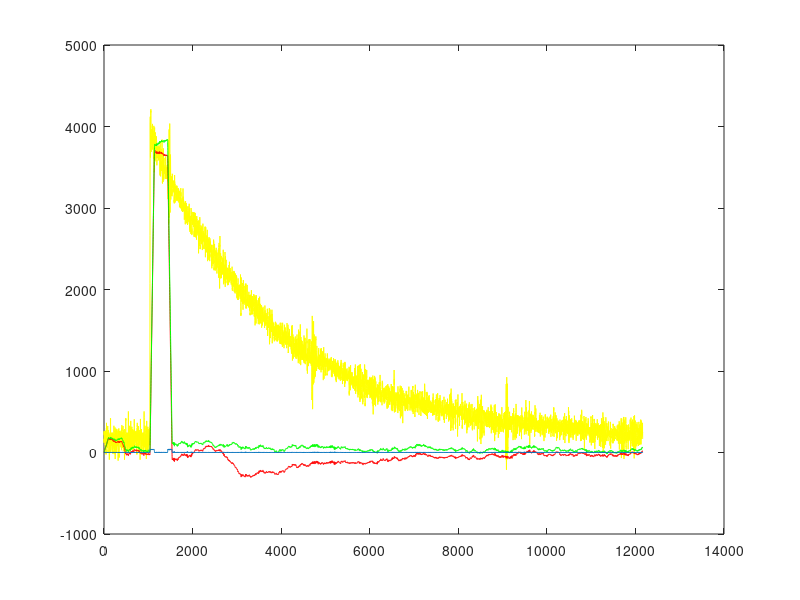

MATLAB code to generate this figure:
close all; clc; clear all;

data_r_f = csvread('Result.csv');
data = load('TPE_38_1_mod_3.txt');
data_r_uf = csvread('Result_38_uf.csv');
% Baseline restore
data = data - 1500;
%differale
data_diff_f = abs(diff(data_r_f));
data_diff_uf = abs(diff(data_r_uf));
%Plot
plot(data,'y')
%plot(data_diff_f,'b')
hold on
plot(data_r_f,'r')

plot(data_r_uf,'g')
plot(data_diff_uf)

peak_f=zeros(length(data_diff_f),1);
%% Fixed point

% finding the elements where the diff is big Fixed
for i = 1:length(data_diff_f)
    data_diff_f(i) = data_diff_f(i);
    if(data_diff_f(i) > 15)
        peak_f(i) = 1;
    end
end

% getting the index of them
T = find(peak_f==1);

%under the assumption that the peak is symmetric, the middel value is the
%left handed end of the peak and that + 1 is the right handed 
Tm = length(T)/2;

% Area of the whole peaken
area_f = trapz(data_r_f(T(1):T(end)));



intavg = T(Tm+1)-T(Tm-1);
Integraleavg = 0;
% Avervage of the flat peak
for i = 0:intavg
    Sumavg = sum(data_r_f(T(Tm-1)+i));
    Integraleavg = Integraleavg + Sumavg;
end
avgTop = Integraleavg/intavg;

%% UnFixed Point

peak_uf=zeros(length(data_diff_f),1);
% finding the elements where the diff is big UnFixed
for i = 1:length(data_diff_uf)
    data_diff_uf(i) = data_diff_uf(i);
    if(data_diff_uf(i) > 15)
        peak_uf(i) = 1;
    end
end

T_u = find(peak_uf==1);
Tm_u = length(T_u)/2;

% Area of the whole peaken
area_uf = trapz(data_r_uf(T_u(1):T_u(end)));

intavg_u = T_u(Tm_u+1)-T_u(Tm_u-1);
Integraleavg_u = 0;

% Avervage of the flat peak
for i = 0:intavg_u
    Sumavg_u = sum(data_r_uf(T_u(Tm_u-1)+i));
    Integraleavg_u = Integraleavg_u + Sumavg_u;
end
avgTop_u = Integraleavg_u/intavg_u;

%% Compare Fixed /UnFixed

Differences = avgTop_u - avgTop;